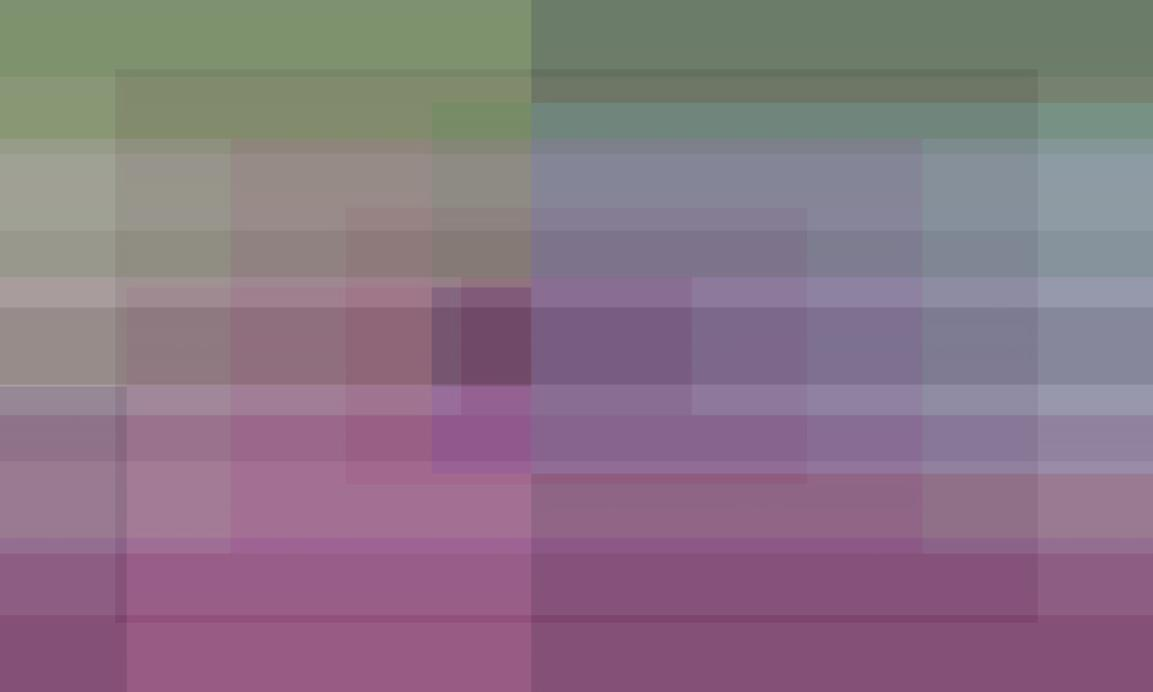
#> input picture images/pride_10.jpg, 1153 x 692 px, found by its file name
$ python evolution.py pride
#> lines starting #> are read from the running program, lines starting #| are printed output that depends on the picture
import os
from PIL import Image, ImageDraw, ImageFont
import argparse

parser = argparse.ArgumentParser(
                    prog='evolution.py',
                    description='Create an evolution graph from a series of images',)
parser.add_argument('mode', choices=['pride', 'country'], help='Mode to run the script in')

args = parser.parse_args()

def create_evolution_image(image_paths, output_path, scale_factor=0.25):
    # Load and scale images
#> called with output_path = 'pride_flag_evolution.jpg', scale_factor = 0.25
    images = []
    for path in image_paths:
        img = Image.open(path)
#> img is the input picture: PIL image 1153x692 RGB; mean R, G, B 136.9, 116.8, 132.5
        new_size = (int(img.width * scale_factor), int(img.height * scale_factor))
#> new_size = (288, 173)
        img = img.resize(new_size, Image.Resampling.LANCZOS)
#> img: PIL image 288x173 RGB
        images.append(img)

    # Calculate dimensions
    padding = 50  # Padding between images
#> padding = 50
    total_width = sum(img.width for img in images) + padding * (len(images) - 1)
    max_height = max(img.height for img in images)

    # Create a new image with white background
    result = Image.new('RGB', (total_width + 100, max_height + 200), color='white')
#> result: PIL image 2078x373 RGB; every value is 255

    # Paste images
    x_offset = 50  # Start with some left padding
    for i, img in enumerate(images):
        result.paste(img, (x_offset, 100))
        draw = ImageDraw.Draw(result)
        font = ImageFont.truetype("arial.ttf", 20)
        iteration = image_paths[i].split('/')[-1].split('_')[1].split('.')[0]
        if 'final' in iteration:
            label = "Final iteration"
        else:
            label = f"{iteration} iterations"
        text_width = draw.textlength(label, font=font)
        draw.text((x_offset + (img.width - text_width) / 2, 60), label, font=font, fill='black')

        if i < len(images) - 1:
            arrow_start = (x_offset + img.width + 10, max_height // 2 + 100)
            arrow_end = (arrow_start[0] + padding - 20, arrow_start[1])
            draw.line([arrow_start, arrow_end], fill='black', width=max(1, int(2 * scale_factor)))
            draw.polygon([arrow_end, (arrow_end[0] - 5, arrow_end[1] - 3), (arrow_end[0] - 5, arrow_end[1] + 3)], fill='black')

        x_offset += img.width + padding
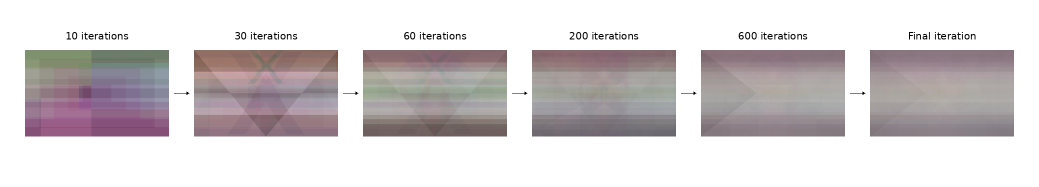
#> result: PIL image 2078x373 RGB (shown at 1/2 size); mean R, G, B 213.2, 207.8, 209.4

    # Save the result
    result.save(output_path)
    print(f"Evolution image saved to {output_path}")

if args.mode == 'pride':
    image_paths = [
        'images/pride_10.jpg',
        'images/pride_30.jpg',
        'images/pride_60.jpg',
        'images/pride_200.jpg',
        'images/pride_600.jpg',
        'images/pride_final.jpg'
    ]
else:
    image_paths = [
        'images/country_10.jpg',
        'images/country_30.jpg',
        'images/country_60.jpg',
        'images/country_200.jpg',
        'images/country_400.jpg',
        'images/country_final.jpg'
    ]

# Create the evolution image
create_evolution_image(image_paths, f'{args.mode}_flag_evolution.jpg')
